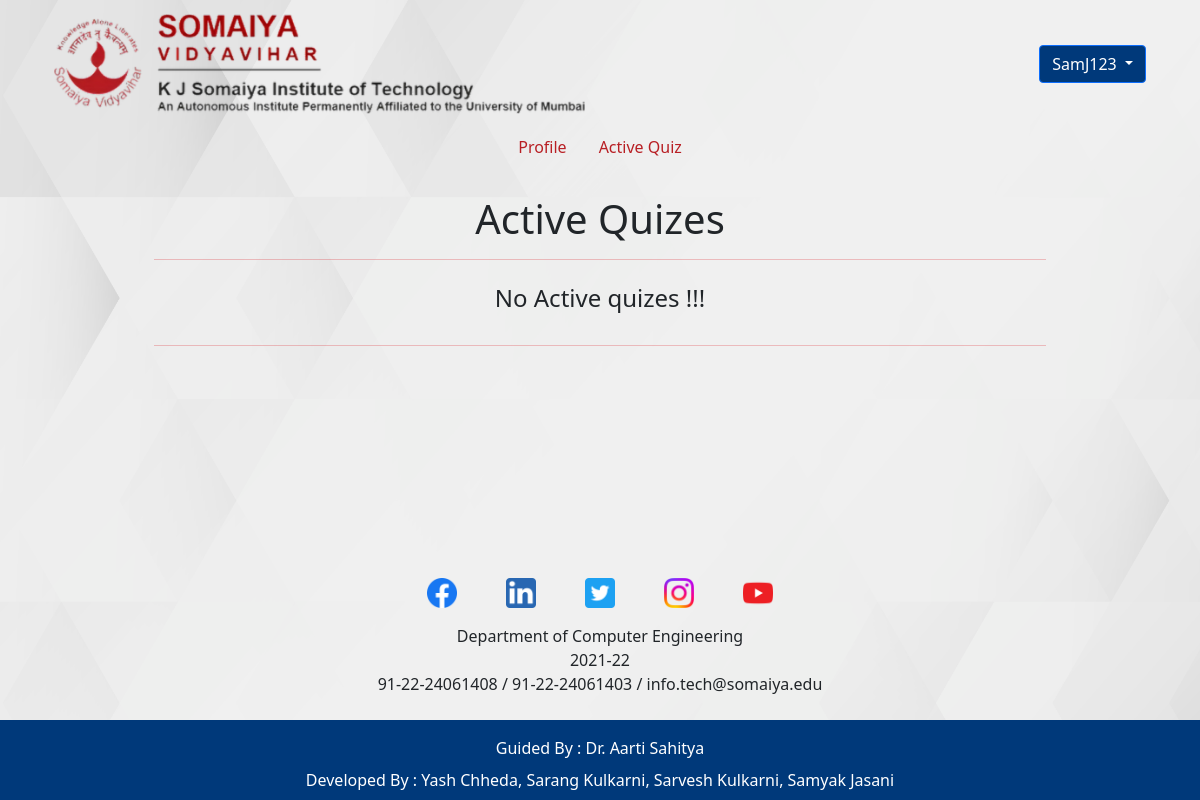
The app's page /ActiveQuiz.php (signed in), older data.
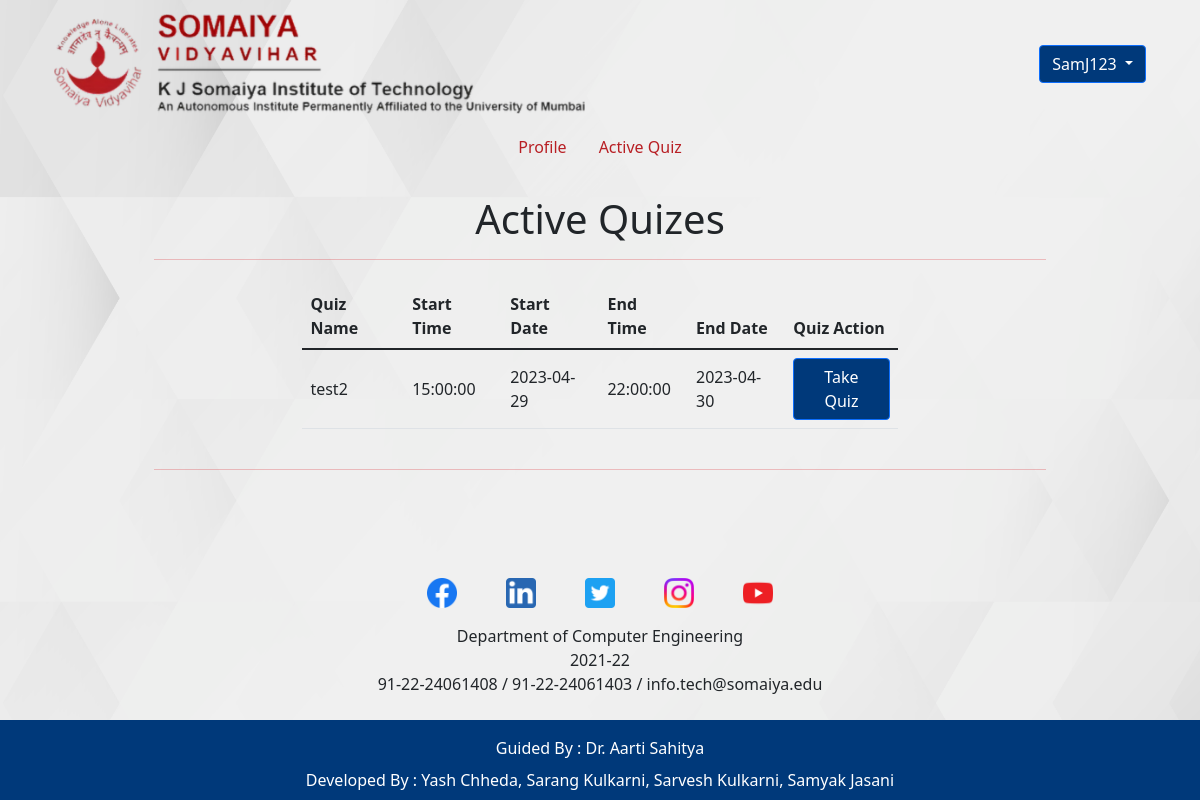
The same page, newer data.
### tables this page shows
CREATE TABLE `cstm_quizes` (
  `id` int(11) NOT NULL,
  `name` varchar(20) NOT NULL,
  `dept` text NOT NULL,
  `year` text NOT NULL,
  `division` text NOT NULL,
  `start_date` date NOT NULL,
  `start_time` time NOT NULL,
  `end_date` date NOT NULL,
  `end_time` time NOT NULL,
  `hosted_by_username` varchar(255) NOT NULL,
  `dt` timestamp NOT NULL DEFAULT current_timestamp()
);

### _session.php (called while the page is built, shortened)
<?php
$user = $_SESSION['username'];
include('_dbconnect.php');
$result = mysqli_query($conn, "SELECT * FROM `users` where `username` = '$user'");
if (mysqli_num_rows($result) > 0) {
    while ($row = mysqli_fetch_array($result)) {
        $division = $row["division"];
        $year = $row["year"];
        $department = $row["department"];
    }
}

### ActiveQuiz.php (the view, shortened to what this page needs)
<?php
include('_session.php');
$quizesAvialable = mysqli_query($conn, "SELECT * FROM `cstm_quizes` WHERE `dept` = '$department' and `year` = '$year' and `division` = '$division'  ORDER BY `start_date`");
?>
<!DOCTYPE html>
<html lang="en">
<head>
    <link href="https://cdn.jsdelivr.net/npm/bootstrap@5.1.3/dist/css/bootstrap.min.css" rel="stylesheet">
    <link rel="stylesheet" href="/syss/assets/style.css">
</head>
<body oncontextmenu="return false;" style="background-image: url('assets/images/default_bg.jpg');" class="d-flex flex-column min-vh-100">
    <?php
    require "_header.php";
    ?>
    <div id="contact" class="container position-relative">
        <div class="form-container">
            <div>
                <h1 class="text-center">Active Quizes</h1>
            </div>
            <hr style="color:#D91A21;">
            <div class="d-flex justify-content-evenly">
                <div class="d-inline-block my-2 col-md-8">
                    <div class="table-responsive">
                        <?php
                        if (mysqli_num_rows($quizesAvialable) > 0) {
                            echo '<table class="table table-hover table-bordereless">
                                    <thead>
                                        <tr>
                                            <th scope="col">Quiz Name</th>
                                            <th scope="col">Start Time</th>
                                            <th scope="col">Start Date</th>
                                            <th scope="col">End Time</th>
                                            <th scope="col">End Date</th>
                                            <th scope="col">Quiz Action</th>
                                        </tr>
                                    </thead>
                                    <tbody>';
                            while ($row = mysqli_fetch_array($quizesAvialable)) {
                                $start_date = $row['start_date'];
                                $end_date = $row['end_date'];
                                $today_date = date('Y-m-d');
                                $start_time = $row['start_time'];
                                $end_time = $row['end_time'];
                                $today_time = date('H:i:s');
                                $start = $start_date . ' ' . $start_time;
                                $end = $end_date . ' ' . $end_time;
                                $today = $today_date . ' ' . $today_time;
                                echo '  <tr class="align-middle">
                                            <td>' . $row['name'] . '</td>
                                            <td>' . $row['start_time'] . '</td>
                                            <td>' . $row['start_date'] . '</td>
                                            <td>' . $row['end_time'] . '</td>
                                            <td>' . $row['end_date'] . '</td>
                                            <td>' . '<button type="button" class="btn btn-primary w-100" style="background-color: #00397A;" ';
                                if ($start < $today) {
                                    if ($end > $today) {
                                        echo '><a href="Quiz.php?catid=' . $row['id'] . '">Take Quiz</a>';
                                    } else {
                                        echo 'disabled>Quiz Expired';
                                    }
                                } else {
                                    echo 'disabled>Quiz Starting soon';
                                }
                                echo '</button></td>
                                            </tr>';
                            }
                            echo '
                            </tbody>
                            </table>';
                        } else {
                            echo '<h4 class="text-center">No Active quizes  !!!</h4>';
                        };
                        ?>
                    </div>
                </div>
            </div>
            <hr style="color:#D91A21;">
        </div>
    </div>
    <?php require "_footer.php" ?>
</body>
</html>

Row changes from the older to the newer data that the page shows:
now on this page (row edited): cstm_quizes: name "test2", start_time "15:00:00", start_date "2023-04-29", end_time "22:00:00", end_date "2023-04-30"
Text that changed along with them:
text no longer shown: "No Active quizes !!!"
text now shown: "Quiz Name Start Time Start Date End Time End Date Quiz Action"
